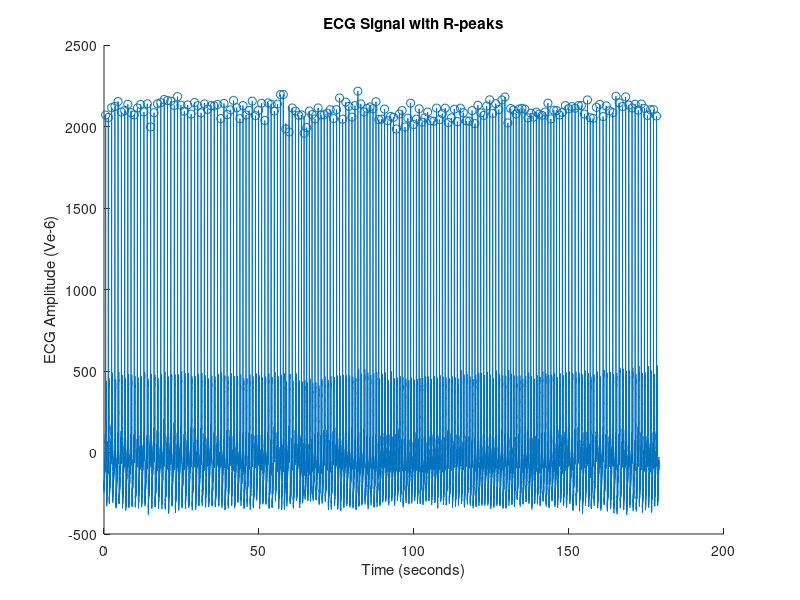
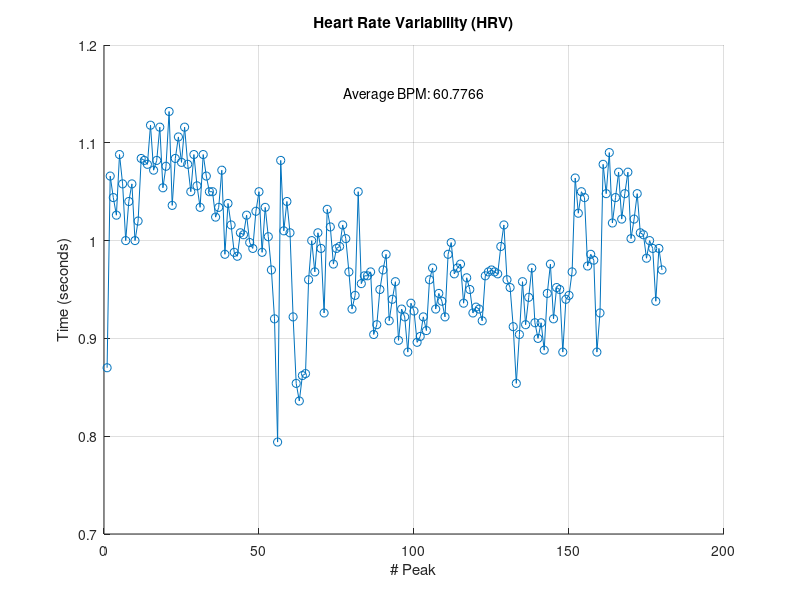
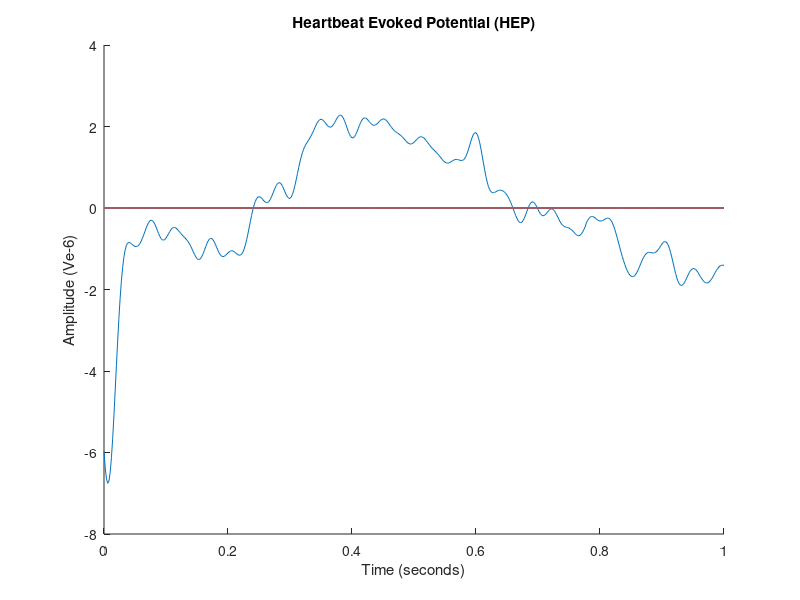

These figures' MATLAB source, in order:
load("SampleHEP.mat")
T = t(2) - t(1); % Sampling period

%Coorrect an error in R_peaks
for i=1:length(R_peaks)
    if R_peaks(i) == floor(58.778/T)
        break;
    end
end
R_peaks(i) = floor((58.778/T) - ((58.778 - 58.634)/T));

%Plot ECG signal with R-peaks
figure;
hold on;
plot(t, ECG);
scatter(R_peaks*T, ECG(R_peaks), 'rx');
title('ECG Signal with R-peaks');
ylabel('ECG Amplitude (Ve-6)');
xlabel('Time (seconds)');

% compute HRV
HRV = zeros(1, length(R_peaks) - 1);
for i = 1:length(R_peaks) - 1
    HRV(i) = (R_peaks(i + 1) - R_peaks(i)) * T; % Convert indices to time
end

average_BPM = 60/mean(HRV);

% Plot HRV
figure;
hold on;
plot(HRV, 'o-');
title('Heart Rate Variability (HRV)');
xlabel('# Peak');
ylabel('Time (seconds)');
text(0.5, 0.9, ['Average BPM: ' num2str(average_BPM)], 'Units', 'normalized', 'HorizontalAlignment', 'center');
grid on;

HEP = zeros(length(0:T:1));
for hep_idx = 1:length(HEP)
    for peak_idx=1:length(R_peaks)
        idx = R_peaks(peak_idx) + hep_idx - 1;
        if idx >= 0 && idx <= length(C4)
            HEP(hep_idx) = HEP(hep_idx) + C4(idx);
        end
    end
    HEP(hep_idx) = HEP(hep_idx) / length(R_peaks);
end

figure;
hold on;
plot(0:T:1, HEP);
title('Heartbeat Evoked Potential (HEP)');
xlabel('Time (seconds)');
ylabel('Amplitude (Ve-6)');